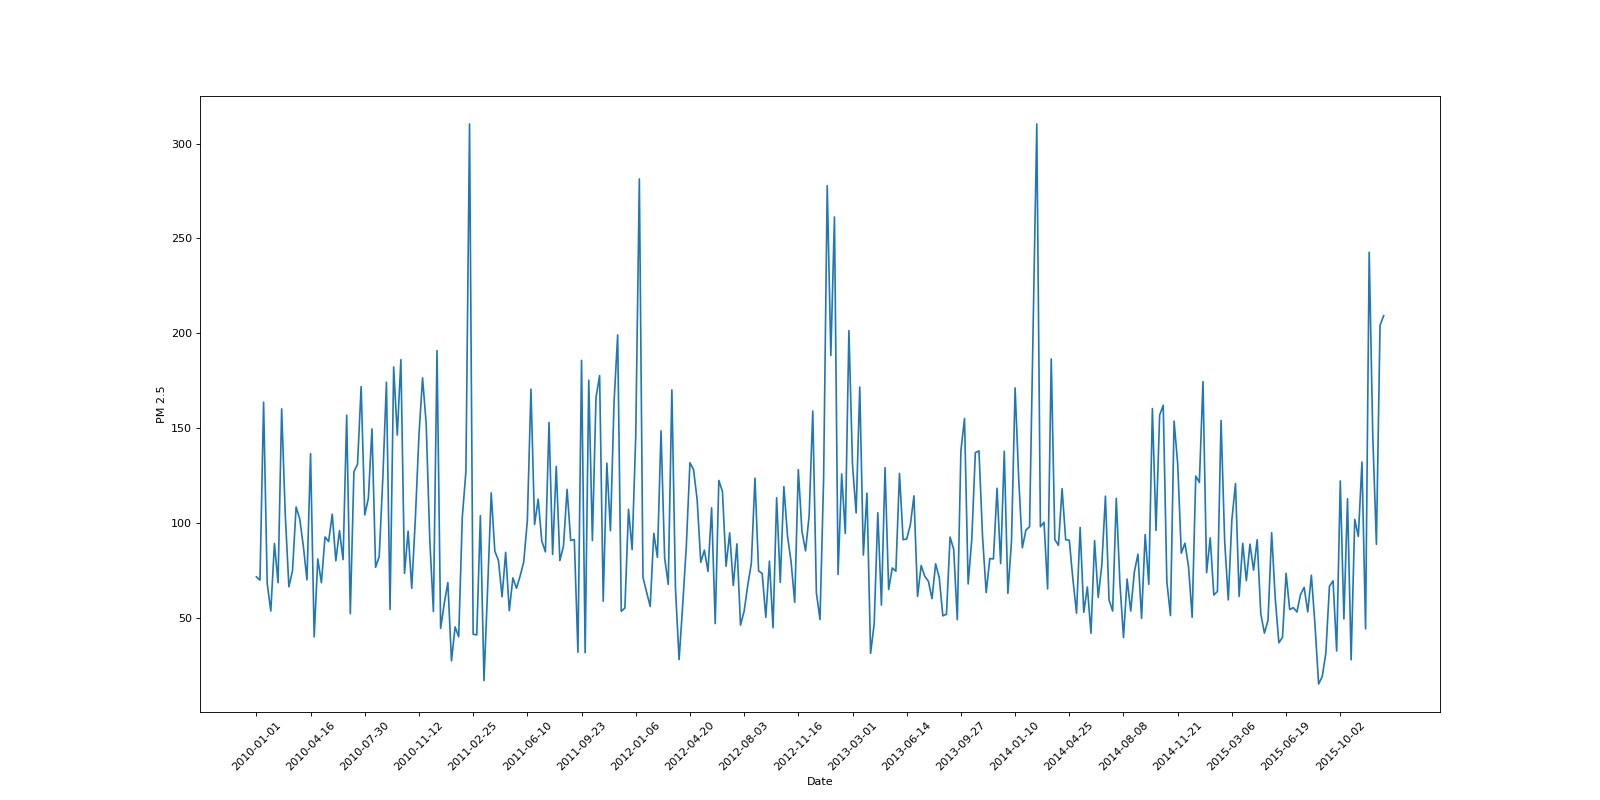

This figure's Python source:
import pandas as pd
import matplotlib.pyplot as plt

file_path = './pm25/BeijingPM20100101_20151231.csv'
df = pd.read_csv(file_path)

periods = pd.PeriodIndex(year = df['year'], month = df['month'], day = df['day'], hour = df['hour'], freq = 'H')
df['date_time'] = periods
df.set_index('date_time', inplace = True)
df = df.resample('7D').mean()
data = df['PM_US Post'].dropna()

x = [i.strftime('%Y-%m-%d') for i in data.index]
y = data.values

plt.figure(figsize = (20, 10), dpi = 80)
plt.plot(x, y)
plt.xticks(x[::15], rotation = 45)
plt.xlabel('Date')
plt.ylabel('PM 2.5')
plt.savefig('./chart.png')
plt.show()